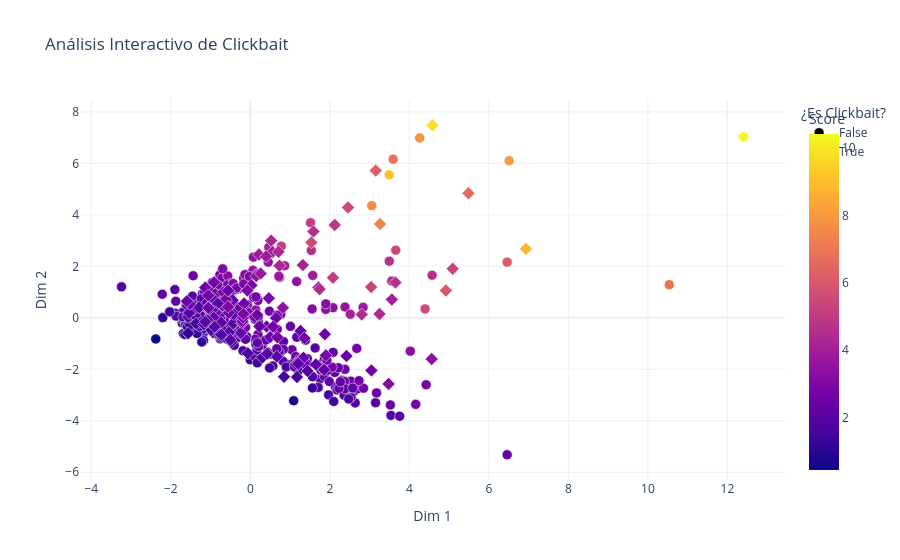

The cell this chart's notebook holds for it:
### Code cell
import plotly.express as px
import pandas as pd

# 1. Preparamos un DataFrame temporal para Plotly
# Esto facilita que Plotly asocie cada punto con su título y score
df_plot = pd.DataFrame({
    'Dim 1': X_pca[:, 0], # O X_umap[:, 0]
    'Dim 2': X_pca[:, 1], # O X_umap[:, 1]
    'Score': df['score_clickbait'],
    'Es Clickbait': df['clickbait'].astype(str), # Convertimos a texto para la leyenda
    'Titulo': df['titulo']
})

# 2. Creamos el gráfico
fig = px.scatter(
    df_plot, 
    x='Dim 1', 
    y='Dim 2', 
    color='Score',           # Gradiente de color
    symbol='Es Clickbait',    # Forma diferente (Círculo/Diamante/etc)
    hover_name='Titulo',      # <--- ESTO hará que se vea el título al pasar el ratón
    hover_data={'Score': ':.2f', 'Es Clickbait': True, 'Dim 1': False, 'Dim 2': False},
    color_continuous_scale='plasma',
    title="Análisis Interactivo de Clickbait",
    labels={'Es Clickbait': '¿Es Clickbait?'}
)

# Ajustes de estilo
fig.update_traces(marker=dict(size=10, line=dict(width=0.5, color='White')))
fig.update_layout(template='plotly_white')

fig.show()

### Figure 1 — Plotly figure (JSON) as saved in the notebook; plotly's stock layout.template omitted (floating-point values rounded to 4 significant figures; data arrays with more than 128 entries replaced by an {"elided": "..."} marker saying what was removed)
{"data": [{"customdata": {"elided": "409x2 mixed values"}, "hovertemplate": "<b>%{hovertext}</b><br><br>¿Es Clickbait?=%{customdata[1]}<br>Score=%{marker.color:.2f}<extra></extra>", "hovertext": {"elided": "409 str values"}, "legendgroup": "False", "marker": {"color": {"elided": "409 float values"}, "coloraxis": "coloraxis", "line": {"color": "White", "width": 0.5}, "size": 10, "symbol": "circle"}, "mode": "markers", "name": "False", "orientation": "v", "showlegend": true, "type": "scatter", "x": {"elided": "409 float values"}, "xaxis": "x", "y": {"elided": "409 float values"}, "yaxis": "y"}, {"customdata": {"elided": "130x2 mixed values"}, "hovertemplate": "<b>%{hovertext}</b><br><br>¿Es Clickbait?=%{customdata[1]}<br>Score=%{marker.color:.2f}<extra></extra>", "hovertext": {"elided": "130 str values"}, "legendgroup": "True", "marker": {"color": {"elided": "130 float values"}, "coloraxis": "coloraxis", "line": {"color": "White", "width": 0.5}, "size": 10, "symbol": "diamond"}, "mode": "markers", "name": "True", "orientation": "v", "showlegend": true, "type": "scatter", "x": {"elided": "130 float values"}, "xaxis": "x", "y": {"elided": "130 float values"}, "yaxis": "y"}], "layout": {"coloraxis": {"colorbar": {"title": {"text": "Score"}}, "colorscale": [[0, "#0d0887"], [0.1111, "#46039f"], [0.2222, "#7201a8"], [0.3333, "#9c179e"], [0.4444, "#bd3786"], [0.5556, "#d8576b"], [0.6667, "#ed7953"], [0.7778, "#fb9f3a"], [0.8889, "#fdca26"], [1, "#f0f921"]]}, "legend": {"title": {"text": "¿Es Clickbait?"}, "tracegroupgap": 0}, "title": {"text": "Análisis Interactivo de Clickbait"}, "xaxis": {"anchor": "y", "domain": [0, 1], "title": {"text": "Dim 1"}}, "yaxis": {"anchor": "x", "domain": [0, 1], "title": {"text": "Dim 2"}}}}
